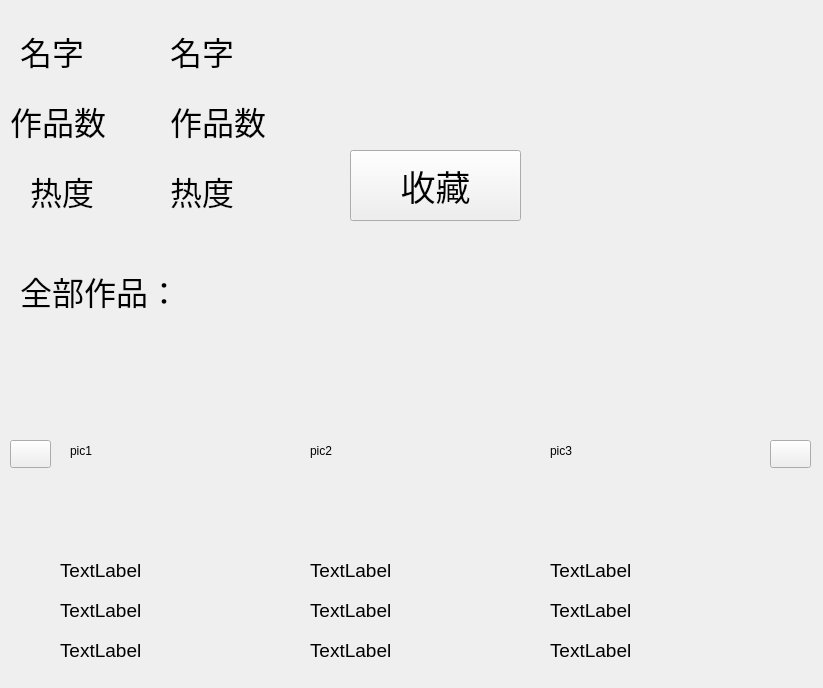
<?xml version="1.0" encoding="UTF-8"?>
<ui version="4.0">
 <class>artist_page</class>
 <widget class="QWidget" name="artist_page">
  <property name="geometry">
   <rect>
    <x>0</x>
    <y>0</y>
    <width>823</width>
    <height>688</height>
   </rect>
  </property>
  <property name="windowTitle">
   <string>Form</string>
  </property>
  <widget class="QLabel" name="label">
   <property name="geometry">
    <rect>
     <x>20</x>
     <y>30</y>
     <width>91</width>
     <height>41</height>
    </rect>
   </property>
   <property name="font">
    <font>
     <family>Arial</family>
     <pointsize>24</pointsize>
    </font>
   </property>
   <property name="text">
    <string>名字</string>
   </property>
  </widget>
  <widget class="QLabel" name="name">
   <property name="geometry">
    <rect>
     <x>170</x>
     <y>30</y>
     <width>251</width>
     <height>41</height>
    </rect>
   </property>
   <property name="font">
    <font>
     <family>Arial</family>
     <pointsize>24</pointsize>
    </font>
   </property>
   <property name="text">
    <string>名字</string>
   </property>
  </widget>
  <widget class="QLabel" name="label_2">
   <property name="geometry">
    <rect>
     <x>10</x>
     <y>100</y>
     <width>131</width>
     <height>41</height>
    </rect>
   </property>
   <property name="font">
    <font>
     <family>Arial</family>
     <pointsize>24</pointsize>
    </font>
   </property>
   <property name="text">
    <string>作品数</string>
   </property>
  </widget>
  <widget class="QLabel" name="number">
   <property name="geometry">
    <rect>
     <x>170</x>
     <y>100</y>
     <width>251</width>
     <height>41</height>
    </rect>
   </property>
   <property name="font">
    <font>
     <family>Arial</family>
     <pointsize>24</pointsize>
    </font>
   </property>
   <property name="text">
    <string>作品数</string>
   </property>
  </widget>
  <widget class="QLabel" name="label_3">
   <property name="geometry">
    <rect>
     <x>30</x>
     <y>170</y>
     <width>131</width>
     <height>41</height>
    </rect>
   </property>
   <property name="font">
    <font>
     <family>Arial</family>
     <pointsize>24</pointsize>
    </font>
   </property>
   <property name="text">
    <string>热度</string>
   </property>
  </widget>
  <widget class="QLabel" name="hot">
   <property name="geometry">
    <rect>
     <x>170</x>
     <y>170</y>
     <width>251</width>
     <height>41</height>
    </rect>
   </property>
   <property name="font">
    <font>
     <family>Arial</family>
     <pointsize>24</pointsize>
    </font>
   </property>
   <property name="text">
    <string>热度</string>
   </property>
  </widget>
  <widget class="QLabel" name="label_4">
   <property name="geometry">
    <rect>
     <x>20</x>
     <y>270</y>
     <width>231</width>
     <height>41</height>
    </rect>
   </property>
   <property name="font">
    <font>
     <family>Arial</family>
     <pointsize>24</pointsize>
    </font>
   </property>
   <property name="text">
    <string>全部作品：</string>
   </property>
  </widget>
  <widget class="QPushButton" name="pushButton">
   <property name="geometry">
    <rect>
     <x>350</x>
     <y>150</y>
     <width>171</width>
     <height>71</height>
    </rect>
   </property>
   <property name="font">
    <font>
     <family>Arial</family>
     <pointsize>26</pointsize>
    </font>
   </property>
   <property name="text">
    <string>收藏</string>
   </property>
  </widget>
  <widget class="QLabel" name="pic1">
   <property name="geometry">
    <rect>
     <x>70</x>
     <y>360</y>
     <width>201</width>
     <height>181</height>
    </rect>
   </property>
   <property name="text">
    <string>pic1</string>
   </property>
  </widget>
  <widget class="QLabel" name="pic2">
   <property name="geometry">
    <rect>
     <x>310</x>
     <y>360</y>
     <width>201</width>
     <height>181</height>
    </rect>
   </property>
   <property name="text">
    <string>pic2</string>
   </property>
  </widget>
  <widget class="QLabel" name="pic3">
   <property name="geometry">
    <rect>
     <x>550</x>
     <y>360</y>
     <width>201</width>
     <height>181</height>
    </rect>
   </property>
   <property name="text">
    <string>pic3</string>
   </property>
  </widget>
  <widget class="QPushButton" name="next_pic">
   <property name="geometry">
    <rect>
     <x>770</x>
     <y>440</y>
     <width>41</width>
     <height>28</height>
    </rect>
   </property>
   <property name="text">
    <string/>
   </property>
  </widget>
  <widget class="QPushButton" name="pre_pic">
   <property name="geometry">
    <rect>
     <x>10</x>
     <y>440</y>
     <width>41</width>
     <height>28</height>
    </rect>
   </property>
   <property name="text">
    <string/>
   </property>
  </widget>
  <widget class="QLabel" name="name1">
   <property name="geometry">
    <rect>
     <x>60</x>
     <y>560</y>
     <width>131</width>
     <height>21</height>
    </rect>
   </property>
   <property name="font">
    <font>
     <family>Arial</family>
     <pointsize>14</pointsize>
    </font>
   </property>
   <property name="text">
    <string>TextLabel</string>
   </property>
  </widget>
  <widget class="QLabel" name="hot1">
   <property name="geometry">
    <rect>
     <x>60</x>
     <y>600</y>
     <width>131</width>
     <height>21</height>
    </rect>
   </property>
   <property name="font">
    <font>
     <family>Arial</family>
     <pointsize>14</pointsize>
    </font>
   </property>
   <property name="text">
    <string>TextLabel</string>
   </property>
  </widget>
  <widget class="QLabel" name="time1">
   <property name="geometry">
    <rect>
     <x>60</x>
     <y>640</y>
     <width>201</width>
     <height>21</height>
    </rect>
   </property>
   <property name="font">
    <font>
     <family>Arial</family>
     <pointsize>14</pointsize>
    </font>
   </property>
   <property name="text">
    <string>TextLabel</string>
   </property>
  </widget>
  <widget class="QLabel" name="name2">
   <property name="geometry">
    <rect>
     <x>310</x>
     <y>560</y>
     <width>131</width>
     <height>21</height>
    </rect>
   </property>
   <property name="font">
    <font>
     <family>Arial</family>
     <pointsize>14</pointsize>
    </font>
   </property>
   <property name="text">
    <string>TextLabel</string>
   </property>
  </widget>
  <widget class="QLabel" name="time2">
   <property name="geometry">
    <rect>
     <x>310</x>
     <y>640</y>
     <width>191</width>
     <height>21</height>
    </rect>
   </property>
   <property name="font">
    <font>
     <family>Arial</family>
     <pointsize>14</pointsize>
    </font>
   </property>
   <property name="text">
    <string>TextLabel</string>
   </property>
  </widget>
  <widget class="QLabel" name="hot2">
   <property name="geometry">
    <rect>
     <x>310</x>
     <y>600</y>
     <width>131</width>
     <height>21</height>
    </rect>
   </property>
   <property name="font">
    <font>
     <family>Arial</family>
     <pointsize>14</pointsize>
    </font>
   </property>
   <property name="text">
    <string>TextLabel</string>
   </property>
  </widget>
  <widget class="QLabel" name="name3">
   <property name="geometry">
    <rect>
     <x>550</x>
     <y>560</y>
     <width>131</width>
     <height>21</height>
    </rect>
   </property>
   <property name="font">
    <font>
     <family>Arial</family>
     <pointsize>14</pointsize>
    </font>
   </property>
   <property name="text">
    <string>TextLabel</string>
   </property>
  </widget>
  <widget class="QLabel" name="time3">
   <property name="geometry">
    <rect>
     <x>550</x>
     <y>640</y>
     <width>211</width>
     <height>21</height>
    </rect>
   </property>
   <property name="font">
    <font>
     <family>Arial</family>
     <pointsize>14</pointsize>
    </font>
   </property>
   <property name="text">
    <string>TextLabel</string>
   </property>
  </widget>
  <widget class="QLabel" name="hot3">
   <property name="geometry">
    <rect>
     <x>550</x>
     <y>600</y>
     <width>131</width>
     <height>21</height>
    </rect>
   </property>
   <property name="font">
    <font>
     <family>Arial</family>
     <pointsize>14</pointsize>
    </font>
   </property>
   <property name="text">
    <string>TextLabel</string>
   </property>
  </widget>
 </widget>
 <resources/>
 <connections/>
</ui>
